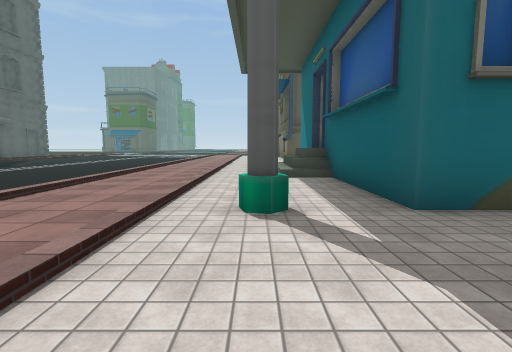
view 1 (above)

20 first-person views from a walk through a scene from a Unity 3-D project. The camera is 1.4 m above the floor, tilts 6° down and sees 85° across. The floor is counted in squares, 2 m on a side. Each view is taken from the middle of a square. On the plan, view 1 faces up. The plan holds only what a view shows up to about 9 squares ahead; the rest is blank. The place goes on beyond the plan. The player is left out. Some surface patterns are stand-ins.

view 2
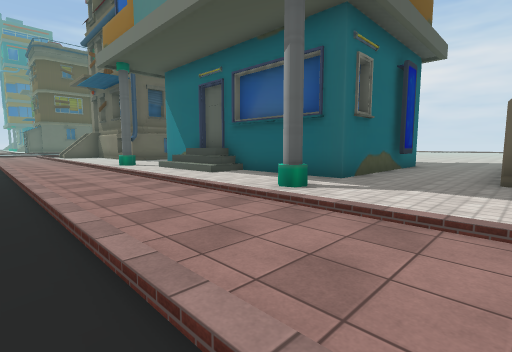

view 3
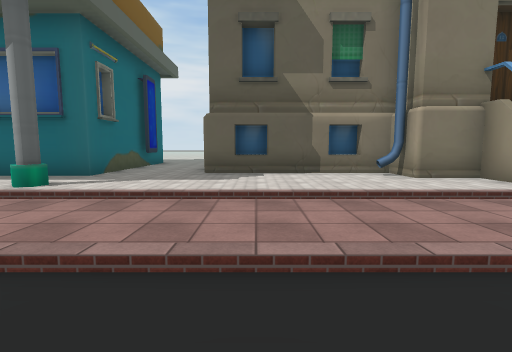

view 4
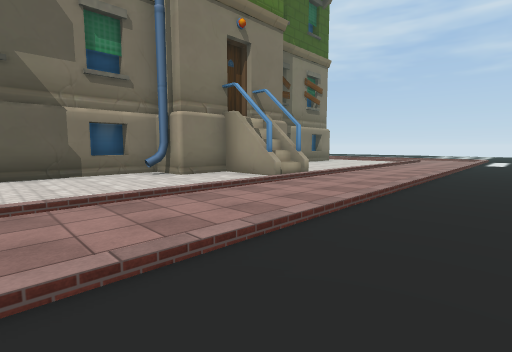

view 5
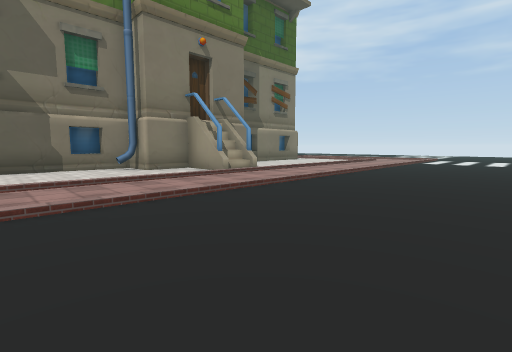

view 6
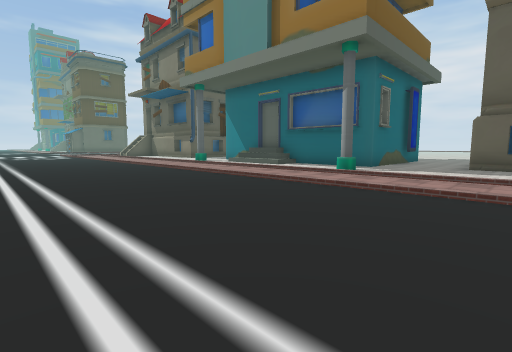

view 7
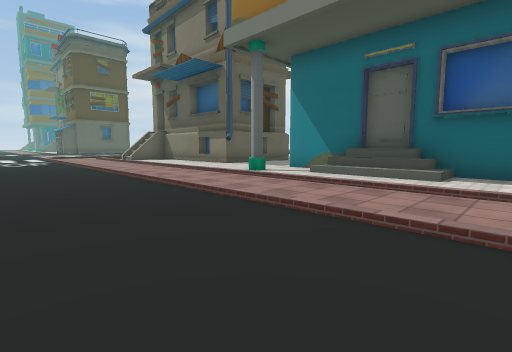

view 8
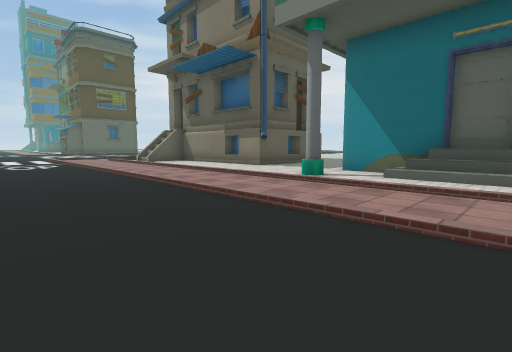

view 9
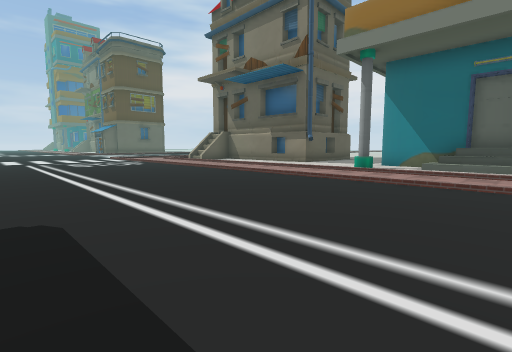

view 10
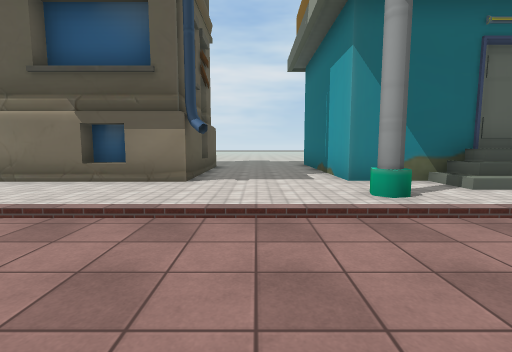

view 11
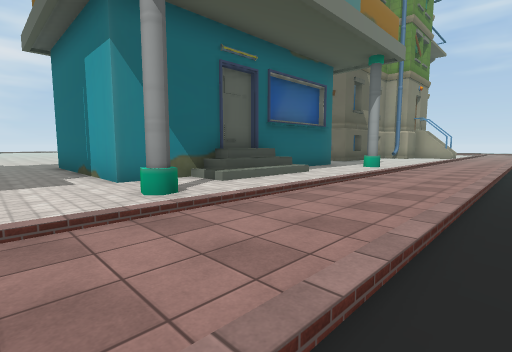

view 12
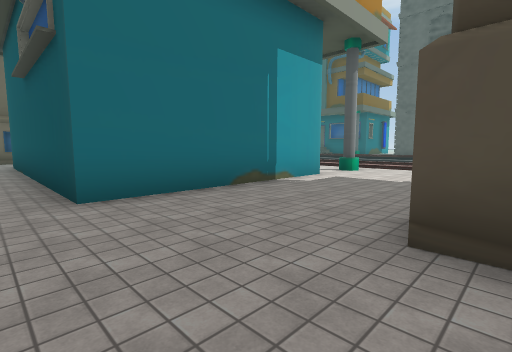

view 13
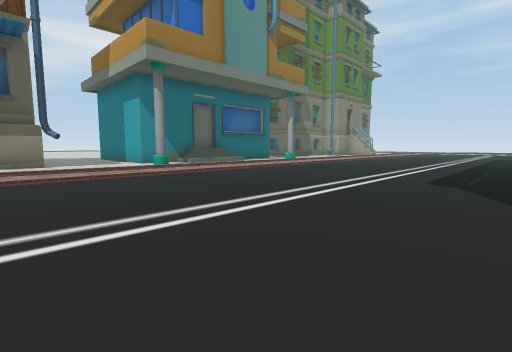

view 14
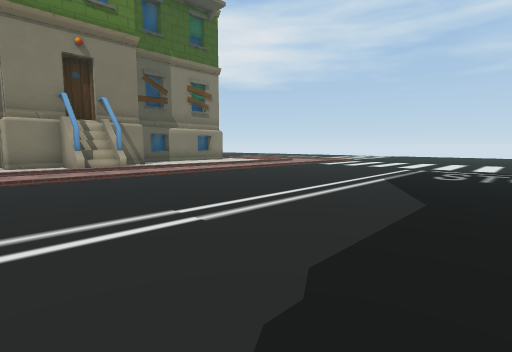

view 15
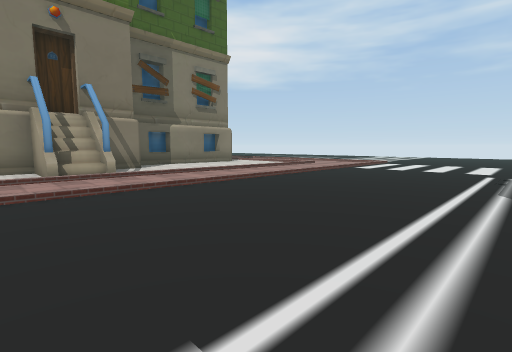

view 16
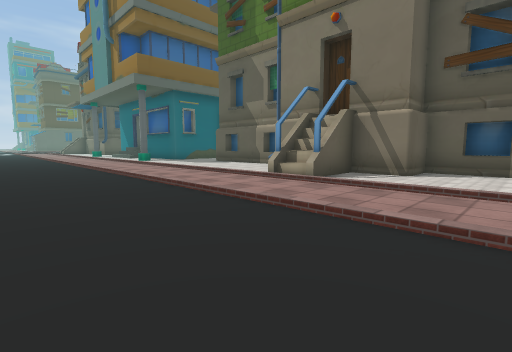

view 17
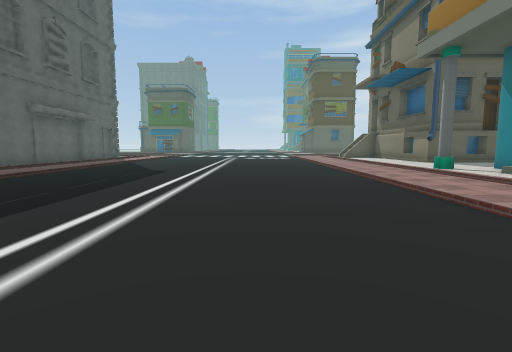

view 18
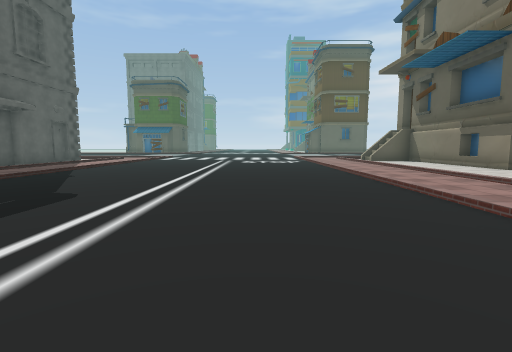

view 19
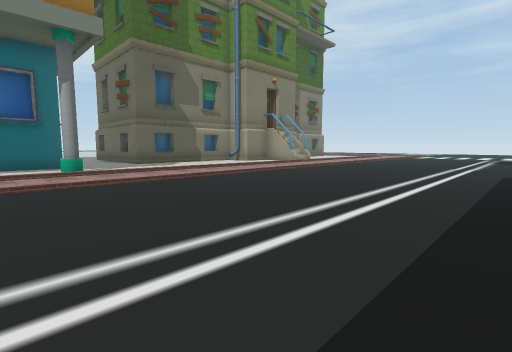

view 20
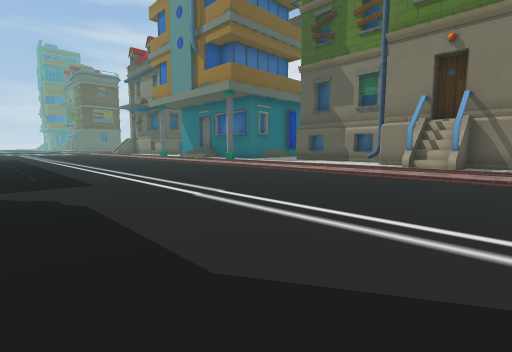

### Floor plan
Key: @ floor where view 1 was taken; # wall or solid block; . floor; / step, stairs or slope; B building.
Columns run from 14 left of view 1 to 8 right of it. Each row starts with its distance up from view 1.
 16     ........./..B   B
 15 /. ........../..#####..
 14 /............/.........
 13   .........../.........
 12   .........../.........
 11 /............/B.BBBBBB.
 10 /............/..B    B.
  9   ..........././B    B.
  8   ..........././B    B.
  7    .........././B    B.
  6     ........./..B    B.
  5      ......../..B    B.
  4      ......../..B    B
  3      ......../B.BBBBBB
  2      ......../........
  1     ........./........
  0     ........./@..#
 -1     ........./...#
 -2     ........./...#
 -3     ........./...#
 -4     ........./..##
 -5     ........./..##
 -6     ........./###
 -7     ........./###
 -8     ........./..#
 -9     ........./..##
-10     ........./...#
-11     ........./...#

Where each view was taken, in squares from view 1:
view 1: 0 up, 0 right, facing up
view 2: 0 up, 4 left, facing up-right
view 3: 1 down, 5 left, facing right
view 4: 1 down, 5 left, facing down-right
view 5: 1 down, 7 left, facing down-right
view 6: 1 down, 8 left, facing up-right
view 7: 5 up, 6 left, facing up-right
view 8: 7 up, 6 left, facing up-right
view 9: 7 up, 9 left, facing up-right
view 10: 13 up, 4 left, facing right
view 11: 13 up, 4 left, facing down-right
view 12: 15 up, 8 right, facing down-left
view 13: 16 up, 10 left, facing down-right
view 14: 4 down, 10 left, facing down-right
view 15: 5 down, 8 left, facing down-right
view 16: 11 down, 6 left, facing up-right
view 17: 2 up, 6 left, facing up
view 18: 6 up, 6 left, facing up
view 19: 5 up, 9 left, facing down-right
view 20: 9 down, 10 left, facing up-right
